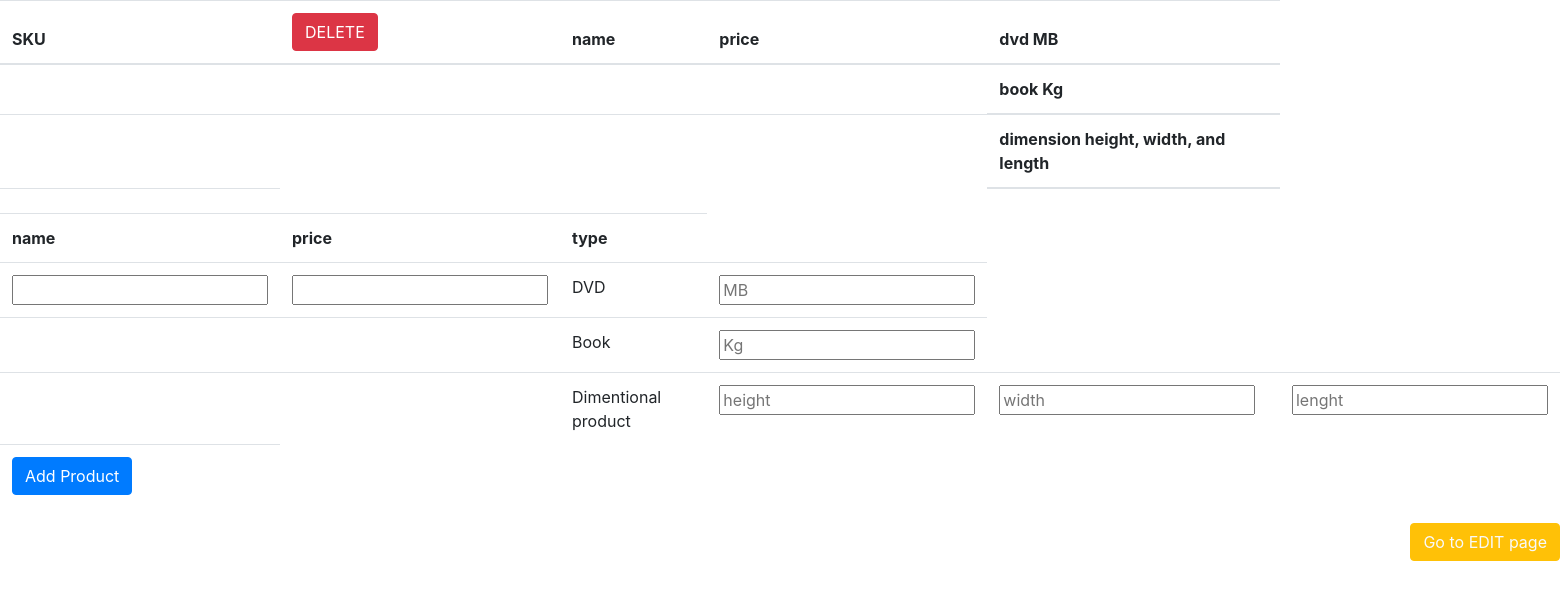
/list.php, run on an earlier commit of the app's database.
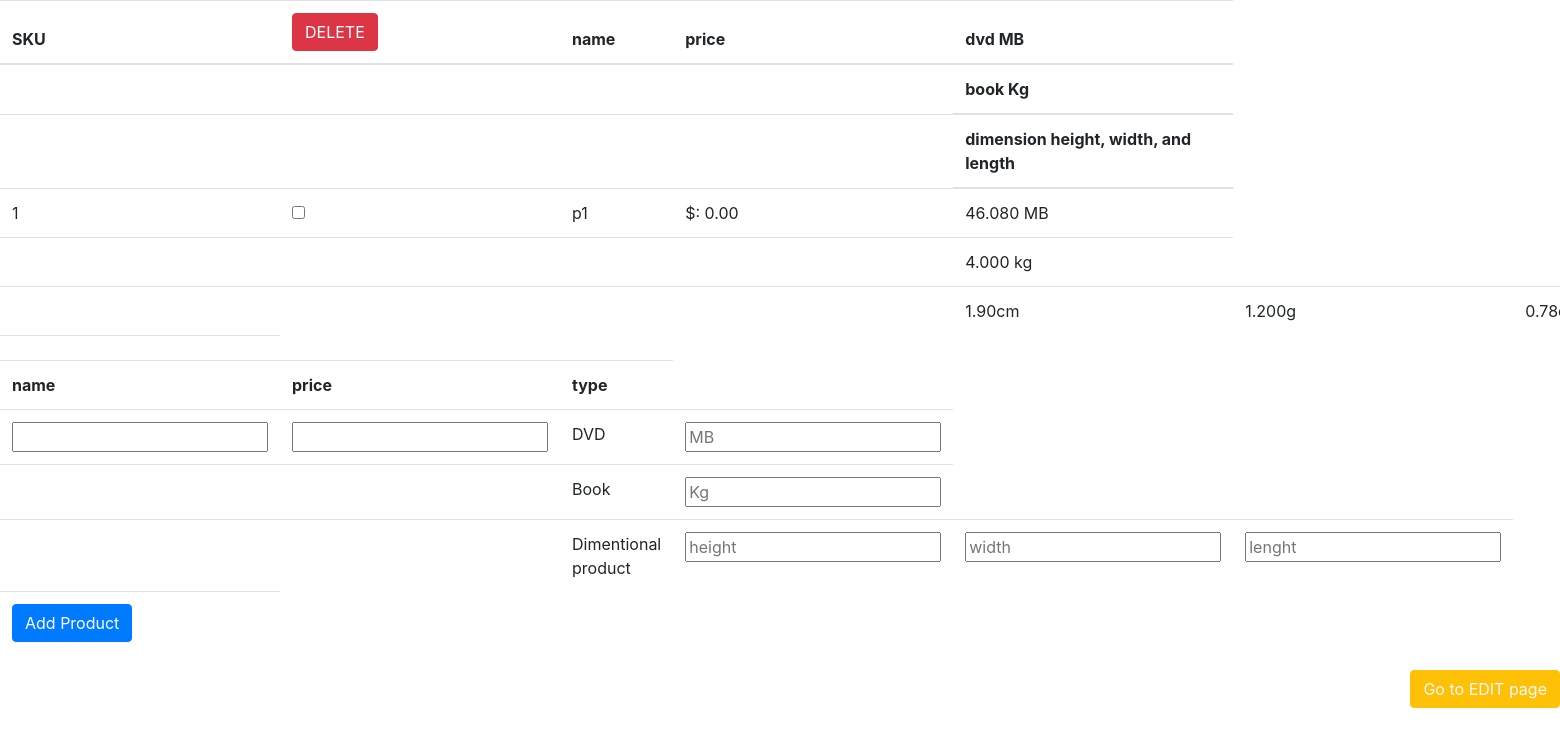
And on a later commit of the database.
### tables this page shows
CREATE TABLE IF NOT EXISTS `tb_products` (
  `id` int NOT NULL AUTO_INCREMENT,
  `name` varchar(50) NOT NULL,
  `price` decimal(20,2) NOT NULL DEFAULT '0.00',
  `width` decimal(20,3) DEFAULT NULL,
  `height` decimal(20,2) DEFAULT NULL,
  `length` decimal(20,2) DEFAULT NULL,
  `dvd` decimal(20,3) DEFAULT NULL,
  `book` decimal(20,3) DEFAULT NULL,
  PRIMARY KEY (`id`)
);

### list.php (the view, shortened to what this page needs)
<?php
    include 'connection.php';
    $get_products = "SELECT * FROM tb_products ";
    $query_products = mysqli_query($connection, $get_products);
?>
<!doctype html>
<html lang="en">
  <head>
    <link rel="stylesheet" href="https://stackpath.bootstrapcdn.com/bootstrap/4.3.1/css/bootstrap.min.css">
  </head>
  <body>
    <table class="table">
        <thead>
            <tr>
                <th>SKU</th>
                <th>
                    <button type="submit" form="del-form" class="btn btn-danger">
                        DELETE
                    </button>
                </th>
                <th>name</th>
                <th>price</th>
                <th>dvd MB</th>
                <tr>
                    <td></td>
                    <td></td>
                    <td></td>
                    <td></td>
                    <th>book Kg</th>
                    <tr>
                        <td></td>
                        <td></td>
                        <td></td>
                        <td></td>
                        <th>dimension height, width, and length</th>
                    </tr>
                </tr>
            </tr>
        </thead>
        <tbody>
            <?php
                while($getting_products = mysqli_fetch_array($query_products)) {
                    $id = $getting_products['id'];
                    $name = $getting_products['name'];
                    $price = '$: ' . $getting_products['price'];
                    $dvd = $getting_products['dvd'];
                    $book = $getting_products['book'];
                    $height = $getting_products['height'];
                    $width = $getting_products['width'];
                    $length = $getting_products['length'];
            ?>
            <tr>
                <td scope="row"><?php echo $id?></td>
                <td>
                <form action="delete.php" method="POST">
                <input
                        type="checkbox"
                        name="check_list[]"
                        value="<?php echo $id?>"
                >
                </td>
                <td><?php echo $name?></td>
                <td><?php echo $price?></td>
                <td><?php echo $dvd?> MB</td>
                <tr>
                    <td></td>
                    <td></td>
                    <td></td>
                    <td></td>
                    <td><?php echo $book?> kg</td>
                </tr>
                <tr>
                    <td></td>
                    <td></td>
                    <td></td>
                    <td></td>
                    <td><?php echo $height?>cm</td>
                    <td><?php echo $width?>g</td>
                    <td><?php echo $length?>cm</td>
                </tr>
            </tr>
            <?php }; ?>
            <form action="create.php" method="POST">
                <td></td>
                <tr>
                    <th>name</th>
                    <th>price</th>
                    <th>type</th>
                    <tr>
                    <td><input type="text" name="name"></td>
                    <td><input type="real" name="price"></td>
                        <td>DVD</td>
                        <td><input type="text" name="dvd" placeholder="MB"></td>
                        <tr>
                            <td></td>
                            <td></td>
                            <td>Book</td>
                            <td><input type="text" name="book" placeholder="Kg"></td>
                        </tr>
                        <tr>
                            <td></td>
                            <td></td>
                            <td>Dimentional product</td>
                            <td><input type="text" name="height" placeholder="height"></td>
                            <td><input type="text" name="width" placeholder="width"></td>
                            <td><input type="text" name="lenght" placeholder="lenght"></td>
                        </tr>
                    </tr>
                </tr>
                <td><input class="btn btn-primary" type="submit" value="Add Product"></td>
            </form>
        </tbody>
    </table>
    <div class="float-right">
        <form action="editPage.php" method="POST">
            <button class="btn btn-warning text-light" type="submit">
            Go to EDIT page
        </button>
        </form>
    </div>
  </body>
</html>

What changed in the data, as far as the page shows it:
added tb_products: id "1", name "p1", price "$: 0.00", dvd "46.080", book "4.000", height "1.90", width "1.200", length "0.78"
